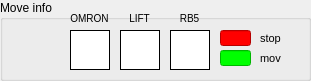
   <widget class="QGroupBox" name="GE_MOVE_INFO">
    <property name="geometry">
     <rect>
      <x>290</x>
      <y>20</y>
      <width>311</width>
      <height>81</height>
     </rect>
    </property>
    <property name="font">
     <font>
      <family>Arial</family>
     </font>
    </property>
    <property name="title">
     <string>Move info</string>
    </property>
    <widget class="QLineEdit" name="LE_OMRON_MOVE_INFO">
     <property name="geometry">
      <rect>
       <x>70</x>
       <y>30</y>
       <width>40</width>
       <height>40</height>
      </rect>
     </property>
     <property name="styleSheet">
      <string notr="true">    border-style: outset;
    border-width: 1px;
    border-color: black;</string>
     </property>
     <property name="readOnly">
      <bool>true</bool>
     </property>
    </widget>
    <widget class="QLineEdit" name="LE_LIFT_MOVE_INFO">
     <property name="geometry">
      <rect>
       <x>120</x>
       <y>30</y>
       <width>40</width>
       <height>40</height>
      </rect>
     </property>
     <property name="styleSheet">
      <string notr="true">    border-style: outset;
    border-width: 1px;
    border-color: black;</string>
     </property>
     <property name="readOnly">
      <bool>true</bool>
     </property>
    </widget>
    <widget class="QLineEdit" name="LE_RB5_MOVE_INFO">
     <property name="geometry">
      <rect>
       <x>170</x>
       <y>30</y>
       <width>40</width>
       <height>40</height>
      </rect>
     </property>
     <property name="styleSheet">
      <string notr="true">    border-style: outset;
    border-width: 1px;
    border-color: black;</string>
     </property>
     <property name="readOnly">
      <bool>true</bool>
     </property>
    </widget>
    <widget class="QLabel" name="label_36">
     <property name="geometry">
      <rect>
       <x>64</x>
       <y>10</y>
       <width>51</width>
       <height>16</height>
      </rect>
     </property>
     <property name="font">
      <font>
       <pointsize>-1</pointsize>
       <weight>50</weight>
       <italic>false</italic>
       <bold>false</bold>
      </font>
     </property>
     <property name="styleSheet">
      <string notr="true">    font:  10px;
</string>
     </property>
     <property name="text">
      <string>OMRON</string>
     </property>
     <property name="alignment">
      <set>Qt::AlignCenter</set>
     </property>
    </widget>
    <widget class="QLabel" name="label_37">
     <property name="geometry">
      <rect>
       <x>114</x>
       <y>10</y>
       <width>51</width>
       <height>16</height>
      </rect>
     </property>
     <property name="font">
      <font>
       <pointsize>-1</pointsize>
       <weight>50</weight>
       <italic>false</italic>
       <bold>false</bold>
      </font>
     </property>
     <property name="styleSheet">
      <string notr="true">    font:  10px;
</string>
     </property>
     <property name="text">
      <string>LIFT</string>
     </property>
     <property name="alignment">
      <set>Qt::AlignCenter</set>
     </property>
    </widget>
    <widget class="QLabel" name="label_38">
     <property name="geometry">
      <rect>
       <x>164</x>
       <y>10</y>
       <width>51</width>
       <height>16</height>
      </rect>
     </property>
     <property name="font">
      <font>
       <pointsize>-1</pointsize>
       <weight>50</weight>
       <italic>false</italic>
       <bold>false</bold>
      </font>
     </property>
     <property name="styleSheet">
      <string notr="true">    font:  10px;
</string>
     </property>
     <property name="text">
      <string>RB5</string>
     </property>
     <property name="alignment">
      <set>Qt::AlignCenter</set>
     </property>
    </widget>
    <widget class="QLineEdit" name="LE_INFO_MOVE_INFO_1">
     <property name="geometry">
      <rect>
       <x>220</x>
       <y>30</y>
       <width>31</width>
       <height>16</height>
      </rect>
     </property>
     <property name="styleSheet">
      <string notr="true">background-color:rgb(255,0,0)</string>
     </property>
    </widget>
    <widget class="QLineEdit" name="LE_INFO_MOVE_INFO_2">
     <property name="geometry">
      <rect>
       <x>220</x>
       <y>50</y>
       <width>31</width>
       <height>16</height>
      </rect>
     </property>
     <property name="styleSheet">
      <string notr="true">background-color:rgb(0,255,0)</string>
     </property>
    </widget>
    <widget class="QLabel" name="label_42">
     <property name="geometry">
      <rect>
       <x>260</x>
       <y>30</y>
       <width>21</width>
       <height>16</height>
      </rect>
     </property>
     <property name="font">
      <font>
       <family>Arial</family>
       <pointsize>8</pointsize>
      </font>
     </property>
     <property name="text">
      <string>stop</string>
     </property>
    </widget>
    <widget class="QLabel" name="label_43">
     <property name="geometry">
      <rect>
       <x>260</x>
       <y>50</y>
       <width>21</width>
       <height>16</height>
      </rect>
     </property>
     <property name="font">
      <font>
       <family>Arial</family>
       <pointsize>8</pointsize>
      </font>
     </property>
     <property name="text">
      <string>move</string>
     </property>
    </widget>
   </widget>
